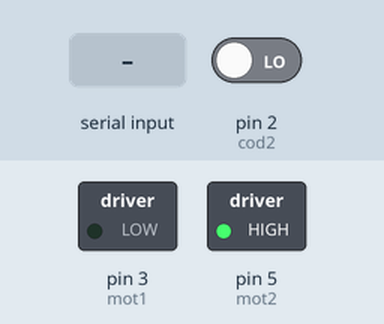
Simulated run of this sketch. Board: Arduino Uno, built with avr-gcc and run on an emulated ATmega328P. On the bench: switched loads named in the sketch (green lamp = pin HIGH). The inputs (shaded band) are chosen by the test bench; at power-on: pin 2 (cod2) LOW.

Above: at 1.2 s.
1.3 s: "A90\n" received over the second serial link
At 3.6 s:
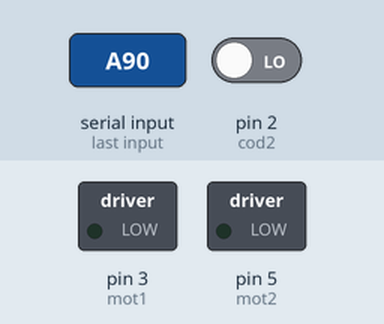
Timing chart, 0 to 5.1 s (numbered marks = the images above; inputs shaded):
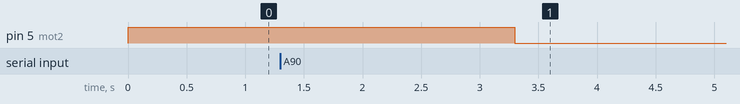

The sketch:

bluetooth_motor.ino
```cpp
// Manual control of a DC motor over Bluetooth.
// A Bluetooth serial module is connected on SoftwareSerial (RX pin 6, TX pin 11,
// 9600 baud). Sending 'A' followed by a number (0-255) sets the PWM command.
// The motor speed is measured from the encoder as in dc_motor_rpm.
// Note: pin 6 works as RX on an Uno; on a Mega, SoftwareSerial RX needs a
// pin-change-interrupt pin (10-15, 50-53, A8-A15).

// Encoder variables
#define ENCODER_PIN 2
#define ENCODER_N   20
// Written by the interrupt: volatile so the compiler always reads them from memory
volatile unsigned long T1 = 0, T2 = 0, T = 0;
volatile bool MeasDone = 0;
int Motor_RPM = 0;
// Bluetooth variables
#include<SoftwareSerial.h>
#define RX 6
#define TX 11
#define LED 9
SoftwareSerial BlueT(RX,TX);
char Data;
// Motor variables
int mot1 = 3;
int mot2 = 5;
//int cod1 = 10;
int cod2 = 2;
int commande = 255;
int mesure;

void INT0_ISR(void)
{
  if(MeasDone)
  {
    T2 = micros();
    T = T2 - T1;
    MeasDone = 0;
  }
  else
  {
    T1 = micros();
    MeasDone = 1;
  }
}

void setup() {
  pinMode(mot1, OUTPUT);
  pinMode(mot2, OUTPUT);
  //pinMode(cod1, INPUT);
  pinMode(cod2, INPUT);
  //Serial.begin(9600);
  BlueT.begin(9600);
  attachInterrupt(digitalPinToInterrupt(ENCODER_PIN), INT0_ISR, RISING);
}

void loop() {
  if (BlueT.available()){
    Data=BlueT.read();
  if (Data=='A') {
    // analogWrite only uses the low 8 bits: keep the command in 0-255
    commande = constrain(BlueT.parseInt(), 0, 255);
    //Serial.println(commande);
    }
  }

  // Copy T with interrupts disabled: on an 8-bit AVR a 32-bit read is not atomic
  noInterrupts();
  unsigned long period = T;
  interrupts();
  // No pulse measured yet: avoid a division by zero
  Motor_RPM = (period == 0) ? 0 : 60000000UL / (period * ENCODER_N);
  //Serial.print("Motor RPM: ");
  //Serial.println(Motor_RPM);

  mesure = Motor_RPM*0.047;
  analogWrite(mot2, commande);
  analogWrite(mot1, mesure);
  //Serial.println(mesure);
}
```

Measured:
- after the input at 1.3 s, pin 5 (mot2): HIGH → LOW after 2.0 s
